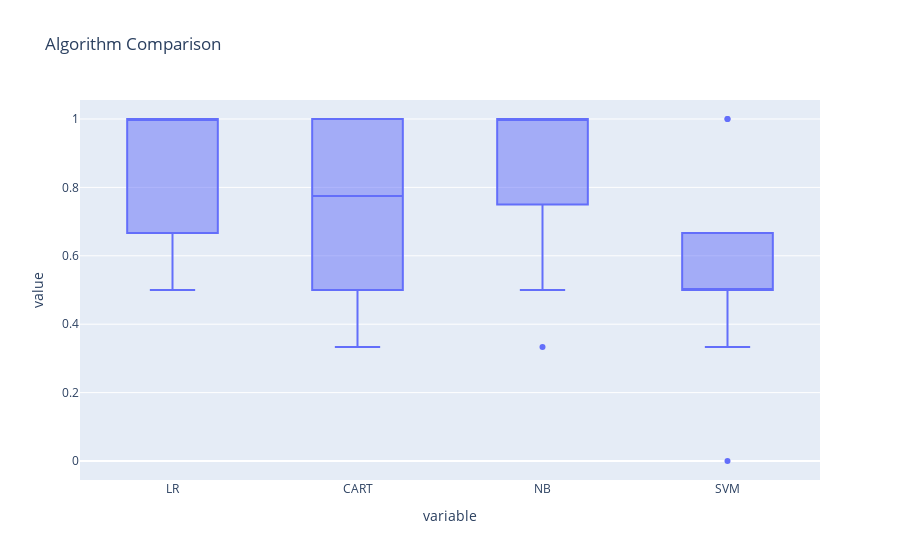

The code cell stored with this chart in its notebook:
### Markdown cell above
*Due to the result of the test, we find that the LogisticRegression and the Naive bayes are the best models until now, Now let see the data distribution with a box plot*

### Code cell
result_df = pd.DataFrame(results, index=names).T
px.box(result_df,title = 'Algorithm Comparison')

### Figure 1 — Plotly figure (JSON) as saved in the notebook; plotly's stock layout.template omitted (floating-point values rounded to 4 significant figures)
{"data": [{"alignmentgroup": "True", "hovertemplate": "variable=%{x}<br>value=%{y}<extra></extra>", "legendgroup": "", "marker": {"color": "#636efa"}, "name": "", "notched": false, "offsetgroup": "", "orientation": "v", "showlegend": false, "x": ["LR", "LR", "LR", "LR", "LR", "LR", "LR", "LR", "LR", "LR", "CART", "CART", "CART", "CART", "CART", "CART", "CART", "CART", "CART", "CART", "NB", "NB", "NB", "NB", "NB", "NB", "NB", "NB", "NB", "NB", "SVM", "SVM", "SVM", "SVM", "SVM", "SVM", "SVM", "SVM", "SVM", "SVM"], "x0": " ", "xaxis": "x", "y": [1.0, 1.0, 1.0, 0.6667, 1.0, 0.75, 1.0, 1.0, 0.6667, 0.5, 0.5, 0.8, 1.0, 1.0, 0.75, 0.5, 1.0, 1.0, 0.3333, 0.5, 0.5, 1.0, 1.0, 1.0, 1.0, 0.75, 1.0, 1.0, 0.3333, 1.0, 0.0, 0.6, 0.5, 0.6667, 1.0, 0.5, 0.5, 1.0, 0.3333, 0.5], "y0": " ", "yaxis": "y", "type": "box"}], "layout": {"xaxis": {"anchor": "y", "domain": [0.0, 1.0], "title": {"text": "variable"}}, "yaxis": {"anchor": "x", "domain": [0.0, 1.0], "title": {"text": "value"}}, "legend": {"tracegroupgap": 0}, "title": {"text": "Algorithm Comparison"}, "boxmode": "group"}}
